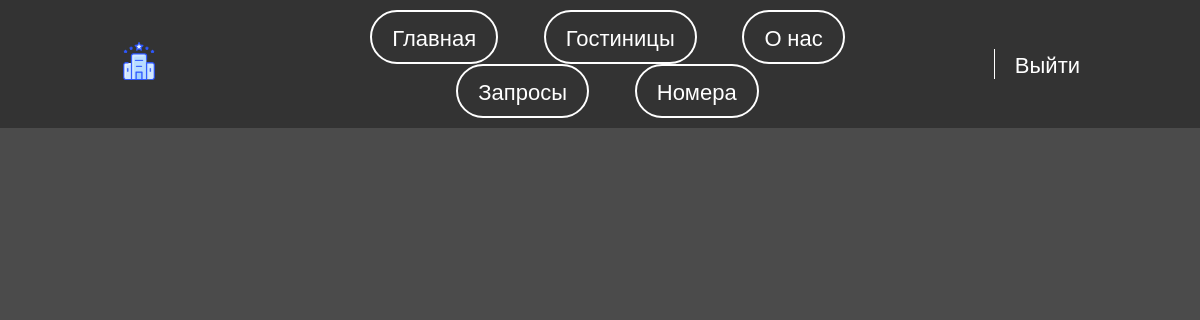
/operator/requests/ (signed in), run on an earlier commit of the app's database.
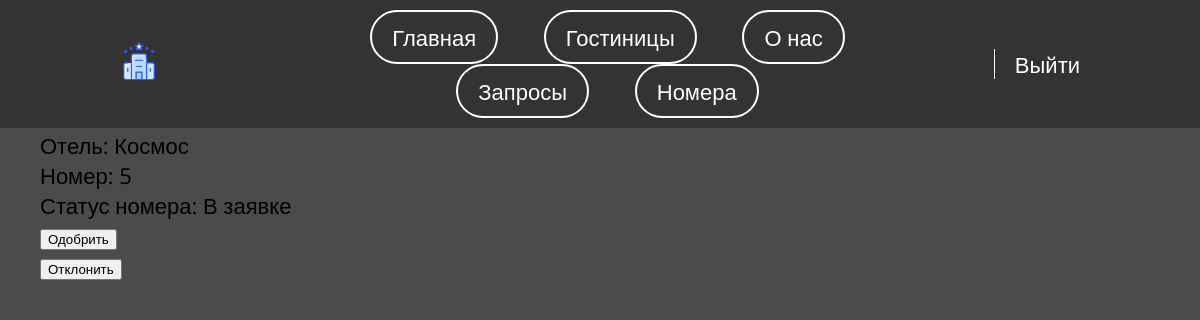
And on a later commit of the database.
### gostinitsa/models.py (models this page shows, shortened)
class Reservation(models.Model):
    class Status(models.IntegerChoices):
        CONFIRMED = 1, 'Одобрена'
        CANCELED = 0, 'Отклонена'
        PENDING_APPROVAL = 2, 'Ожидает одобрения'
    user = models.ForeignKey(User, on_delete=models.CASCADE)
    room = models.ForeignKey(Room, on_delete=models.CASCADE, null=True, verbose_name='Комната для бронирования')
    check_in_date = models.DateField(default=timezone.now, verbose_name='Дата заезда')
    duration = models.IntegerField(default=1, verbose_name='Продолжительность пребывания в днях')
    booking_date = models.DateTimeField(auto_now_add=True)
    status = models.IntegerField(choices=Status.choices, default=Status.PENDING_APPROVAL, verbose_name='Статус')
    operator_decision = models.BooleanField(null=True, blank=True, verbose_name='Решение туроператора')
    class Meta:
        verbose_name = 'Бронирование комнаты'
        verbose_name_plural = 'Бронирование комнат'
        ordering = ['check_in_date', 'id']
    objects = models.Manager()

class Room(models.Model):
    class Status(models.IntegerChoices):
        AVAILABLE = 1, 'Свободен'
        OCCUPIED = 0, 'Занят'
        INREQUEST = 2, 'В заявке на бронирование'
    hotel = models.ForeignKey(Gostinitsa, on_delete=models.CASCADE, verbose_name='Принадлежит гостинице')
    room_number = models.IntegerField(verbose_name='Номер комнаты')
    is_status = models.IntegerField(choices=Status.choices, default=Status.AVAILABLE, verbose_name='Статус')
    objects = models.Manager()
    status = StatusManager()
    class Meta:
        verbose_name = 'Комната'
        verbose_name_plural = 'Комнаты'
        ordering = ['room_number', 'hotel']
        unique_together = ['room_number', 'hotel']
        indexes = [models.Index(fields=['room_number'])]

class Gostinitsa(models.Model):
    class Status(models.IntegerChoices):
        DRAFT = 0, 'Черновик'
        PUBLISHED = 1, 'Опубликовано'
    photo = models.ImageField(upload_to='images/%Y/%M/%D', blank=True, verbose_name='Фото')
    title = models.CharField(max_length=255, verbose_name='Название')
    slug = models.SlugField(max_length=255, unique=True, db_index=True, verbose_name='Slug')
    content = models.TextField(blank=True, verbose_name='Описание')
    time_create = models.DateTimeField(auto_now_add=True, verbose_name='Время создания')
    time_update = models.DateTimeField(auto_now=True, verbose_name='Время обновления')
    is_published = models.BooleanField(choices=tuple(map(lambda x: (bool(x[0]), x[1]), Status.choices)),
                                       default=Status.DRAFT, verbose_name='Опубликовано')
    objects = models.Manager()
    published = PublishedManager()
    class Meta:
        verbose_name = 'Гостиницы'
        verbose_name_plural = 'Гостиницы'
        ordering = ['time_create']
        indexes = [models.Index(fields=['-time_create'])]

### gostinitsa/views.py (the view)
# urls.py: path('operator/requests/', views.operator_requests, name='operator_requests'),
@user_passes_test(lambda u: u.is_staff, login_url='users/login')
def operator_requests(request):
    pending_requests = Reservation.objects.filter(status=Reservation.Status.PENDING_APPROVAL)
    return render(request, 'gostinitsa/requests.html', {'requests': pending_requests})

### gostinitsa/templates/gostinitsa/requests.html (shortened to what this page needs)
{% extends 'base.html' %}
{% load gostinitsa_tags %}
{% block content %}
<h2>'Ваши запросы на бронирование'</h2>
<ul>
    {% for req in requests %}
    <li>
        Пользователь: {{ req.user }} <br>
        Отель: {{ req.room.hotel.title }} <br>
        Номер: {{ req.room.room_number }} <br>
        Статус номера: {% if req.room.is_status == 1 %}Свободен{% elif req.room.is_status == 2%}В заявке{% else %}Занят{% endif %}
        <form method="post" action="{% url 'approve_request' req.id %}">
            <button type="submit" name="decision" value="approve">Одобрить</button>
        </form>
        <form method="post" action="{% url 'reject_request' req.id %}">
            <button type="submit" name="decision" value="reject">Отклонить</button>
        </form>
    </li>
    {% endfor %}
</ul>
{% endblock %}

What changed in the data, as far as the page shows it:
added Reservation: room.hotel "Космос", room.room_number "5", shows "В заявке"
